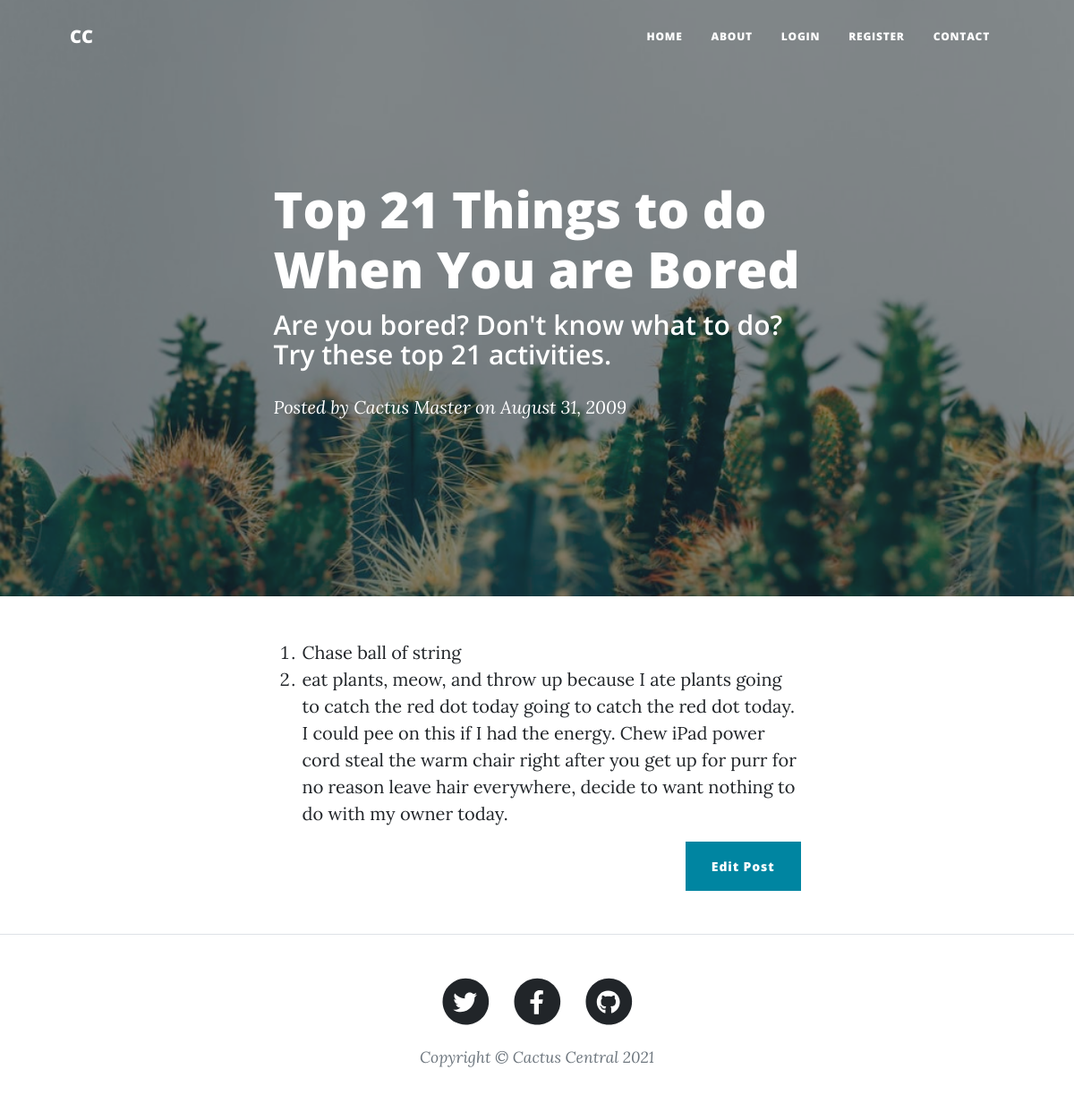
The page /posts/2 on the database its author committed.
### main.py (models this page shows)
class BlogPost(db.Model):
    id = db.Column(db.Integer, primary_key=True)
    title = db.Column(db.String(250), unique=True, nullable=False)
    subtitle = db.Column(db.String(250), nullable=False)
    date = db.Column(db.String(250), nullable=False)
    body = db.Column(db.Text, nullable=False)
    author = db.Column(db.String(250), nullable=False)
    img_url = db.Column(db.String(250), nullable=False)

### main.py (the view)
@app.route("/posts/<int:post_id>")
def get_post(post_id):
    requested_post = BlogPost.query.get(post_id)
    return render_template("post.html", post=requested_post)

### templates/post.html
{% include "header.html" %}
<header class="masthead" style="background-image: url({{ url_for('static', filename='assets/img/cactus-bg.jpg') }})">
    <div class="container position-relative px-4 px-lg-5">
        <div class="row gx-4 gx-lg-5 justify-content-center">
            <div class="col-md-10 col-lg-8 col-xl-7">
                <div class="post-heading">
                    <h1>
                        {{ post.title }}
                    </h1>
                    <h2 class="subheading">
                        {{ post.subtitle }}
                    </h2>
                    <span class="meta">
                        Posted by
                        <a href="#!">Cactus Master</a>
                        on {{ post.date }}
                    </span>
                </div>
            </div>
        </div>
    </div>
</header>
<article class="mb-4">
    <div class="container px-4 px-lg-5">
        <div class="row gx-4 gx-lg-5 justify-content-center">
            <div class="col-md-10 col-lg-8 col-xl-7">
                {{ post.body|safe }}
                <div class="d-flex justify-content-end mb-4">
                  <a class="btn btn-primary float-right" href="{{url_for('edit_post', post_id=post.id)}}">Edit Post</a>
                </div>
            </div>
        </div>
    </div>
</article>
{% include "footer.html" %}

### rows shown on the page
BlogPost: title "Top 21 Things to do When You are Bored", subtitle "Are you bored? Don't know what to do? Try these top 21 activities.", date "August 31, 2009", body "Chase ball of string eat plants, meow, and throw up because I ate plants going to catch the red dot today going to catch the red dot today. I could pee on this if I had the energy. Chew iPad power cord steal the warm chair right after you get up for purr for no reason leave hair everywhere, decide to want nothing to do with my owner today."
